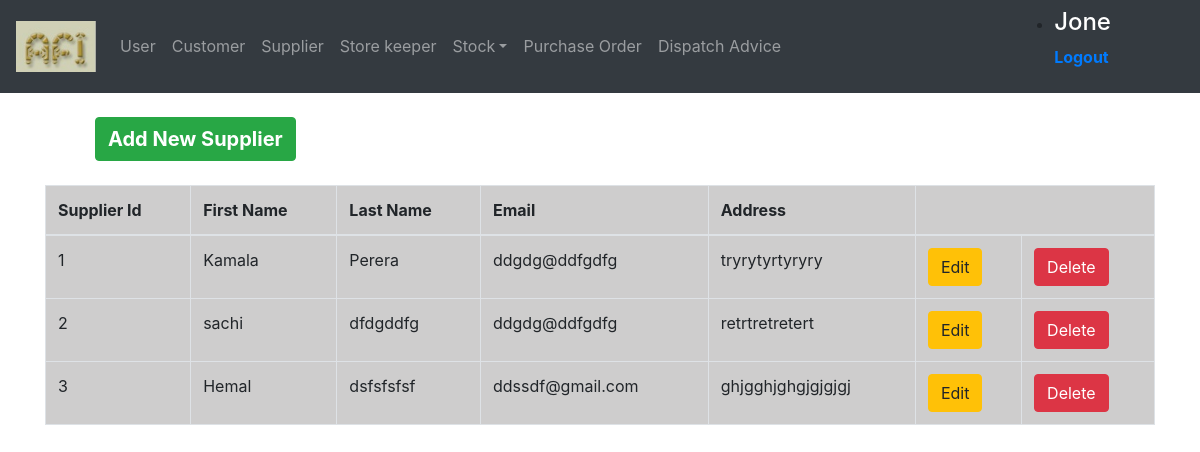
The page /suppliers/home.php (signed in) on the database its author committed.
### tables this page shows
CREATE TABLE `suppliers` (
  `supId` varchar(10) NOT NULL,
  `firstname` varchar(100) NOT NULL,
  `lastname` varchar(100) NOT NULL,
  `email` varchar(200) NOT NULL,
  `address` varchar(500) NOT NULL
);

### suppliers/home.php (the view, shortened to what this page needs)
<?php
  include '../login/dbconnection.php';
  $sql = "SELECT * FROM suppliers";
  $result = $conn->query($sql);
?>
<!DOCTYPE html>
<html lang="en">
<head>
  <link rel="stylesheet" href="../css/bootstrap.min.css">
  <link rel="stylesheet" type="text/css" href="../css/suppliers.css">
</head>
<body>
  <header><?php include '../login/nav.php'?></header>
  <div class="container">
    <br>
    <a href="insert.php" class="btn btn-success" id="Butt">Add New Supplier</a>
    <br><br>
    <table class="table table-bordered">
      <thead>
        <tr>
          <th>Supplier Id</th>
          <th>First Name</th>
          <th>Last Name</th>
          <th>Email</th>
          <th>Address</th>
          <th colspan="2"></th>
        </tr>
      </thead>
      <tbody>
        <?php
          if($result->num_rows > 0){
            while ($row = $result->fetch_assoc()) {
        ?>
              <tr>
                <td><?php echo $row['supId'];?></td>
                <td><?php echo $row['firstname'];?></td>
                <td><?php echo $row['lastname'];?></td>
                <td><?php echo $row['email'];?></td>
                <td><?php echo $row['address'];?></td>
                <td><a href="edit.php?id=<?=$row['supId'];?>" class="btn btn-warning">Edit</a></td>
                <td><a href="delete.php?id=<?=$row['supId'];?>" class="btn btn-danger">Delete</a></td>
              </tr>
              <?php
            }
          }
          else{
            echo "0 results";
          }
        ?>
      </tbody>
    </table>
  </div>
</body>
</html>

### css/suppliers.css (style rules this page uses)
body { background: url(../images/sup_bg.png); background-size: cover; background-position: top; }
#Butt { font-size: 20px; font-weight: bold; margin-left: 50px; }
table { background: rgba(194,193,193,0.8); }

### rows shown on the page
suppliers: supId "1", firstname "Kamala", lastname "Perera", email "ddgdg@ddfgdfg", address "tryrytyrtyryry"
suppliers: supId "2", firstname "sachi", lastname "dfdgddfg", email "ddgdg@ddfgdfg", address "retrtretretert"
suppliers: supId "3", firstname "Hemal", lastname "dsfsfsfsf", email "ddssdf@gmail.com", address "ghjgghjghgjgjgjgj"

### other values the page prints
$_SESSION['username'] "Jone"
